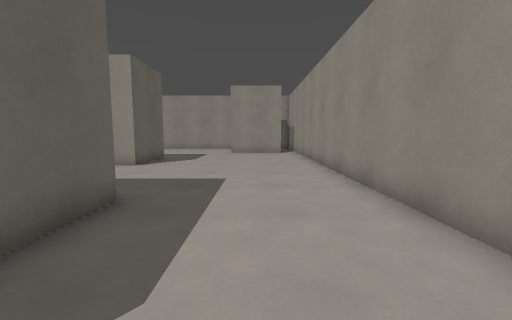
[1] (above)

18 first-person views from a walk through a 3-D level made in the Godot game engine. The camera is 1.2 m above the floor, tilts 6° down and sees 90° across. The floor is counted in squares, 1 m on a side. Each view is taken from the middle of a square. On the plan, view 1 faces up. The plan holds only what a view shows up to about 12 squares ahead; the rest is blank. Surface patterns are stand-ins for the level's own textures.

[2]
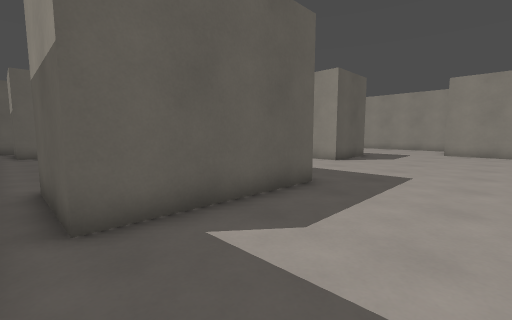

[3]
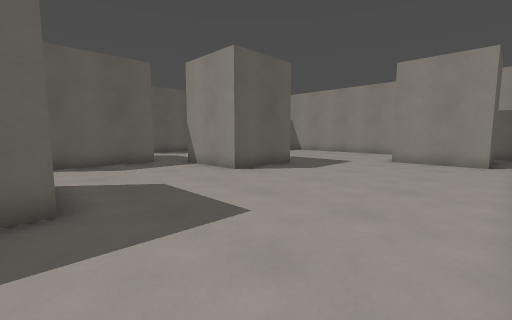

[4]
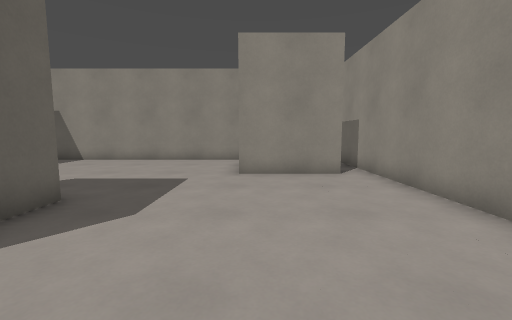

[5]
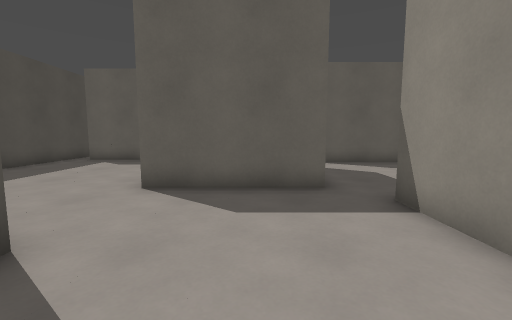

[6]
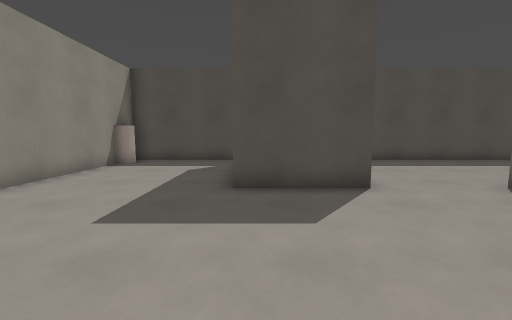

[7]
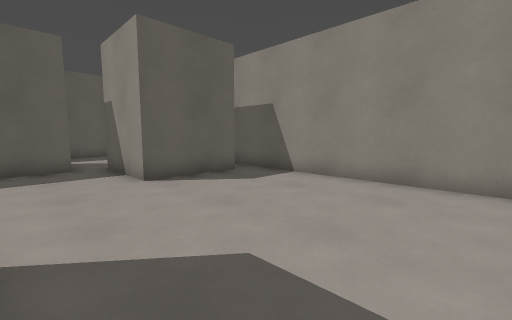

[8]
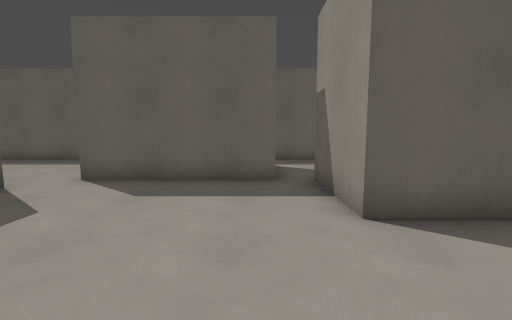

[9]
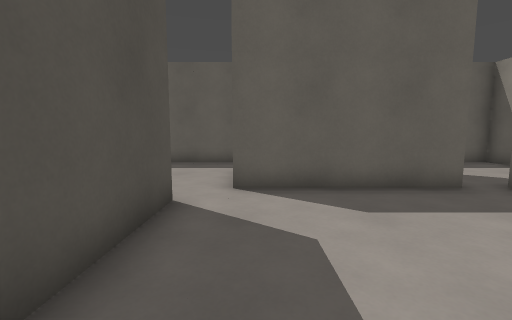

[10]
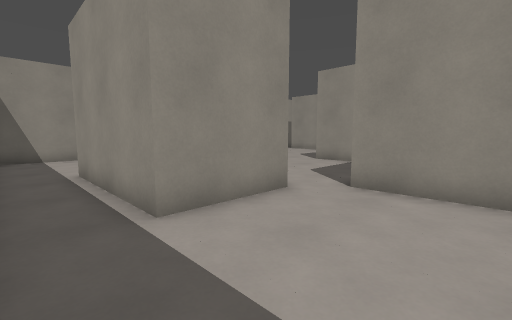

[11]
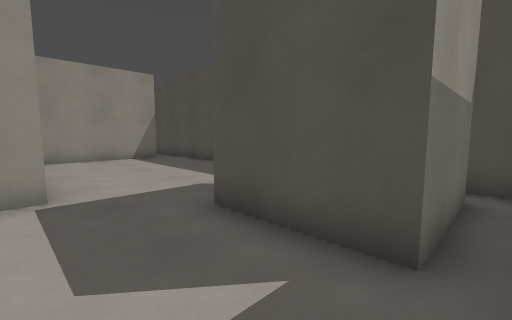

[12]
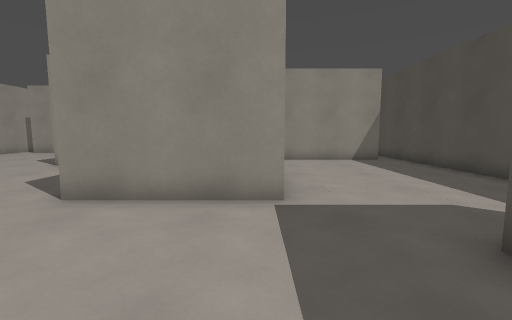

[13]
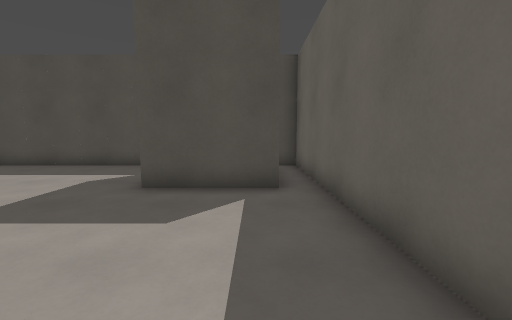

[14]
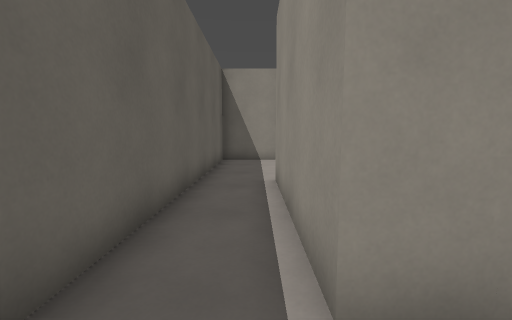

[15]
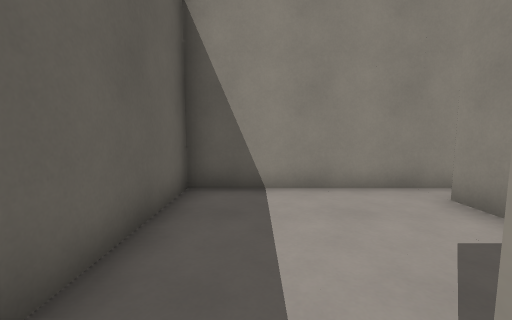

[16]
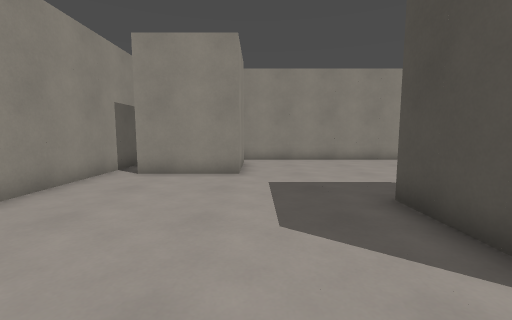

[17]
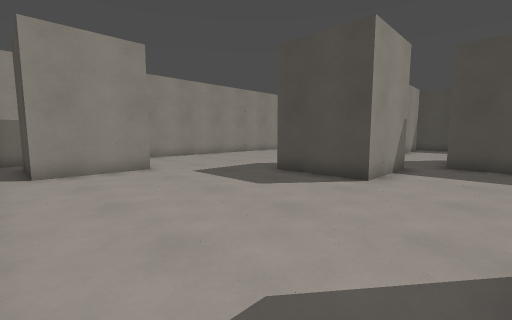

[18]
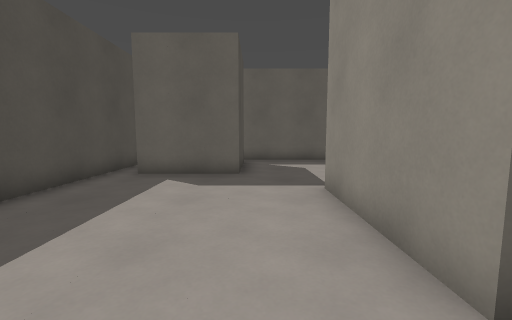

### Floor plan
Points are (right, up) in squares from view 1. A wall is a line through its corners. A room is listed if a view was taken in it or the views show most of it. See-through windows are left out.
Room 1 (views 1, 2, 3, 4, 5, 6, 7, 8, 9, 10, 11, 12, 13, 14, 16, 17, 18)
walls: (-8.5, 8.5) (-8.5, 4.5) (-12.5, 4.5) (-12.5, 8.5) (-8.5, 8.5); (-7.5, 9.5) (-7.5, 12.5) (-4.5, 12.5) (-4.5, 9.5) (-7.5, 9.5); (-5.6, 4.5) (-2.5, 4.5) (-2.5, -0.5) (-5.5, -0.5) (-5.5, 3.9); (-13.5, 14.6) (-13.5, 9.5) (-16.5, 9.5); (-2, -1.5) (2.5, -1.5); (-10.5, 18.5) (-10.5, 15.5) (-13.5, 15.5); (1.5, 15.5) (-1.5, 15.5) (-1.5, 18.5); (-18.5, 9.5) (-18.5, -1.5) (-4.9, -1.5); (-1.6, 19.5) (-13.5, 19.5); (2.5, -0.5) (2.5, 15.5); (-17.5, -0.6) (-17.5, 2.5) (-14.5, 2.5) (-14.5, -0.5)
ways out: opening at (-17.5, 9) to room 2; opening at (-13, 15) to room 2; opening at (-13, 19) to room 2; opening at (-1, 19) to room 3; opening at (2, 16) to room 3
objects: other object (2, -1) to (3, 0)
Room 2 (view 15)
walls: (-13.5, 17.5) (-13.5, 18.5); (-13.5, 19.5) (-18.5, 19.5) (-18.5, 9.5); (-16.5, 9.5) (-16.5, 14.5)
ways out: opening at (-17.5, 9) to room 1; opening at (-13, 15) to room 1; opening at (-13, 19) to room 1
Room 3 (no view inside)
walls: (2.1, 19.5) (-1.6, 19.5); (-1.5, 18.5) (1.5, 18.5) (1.5, 15.5); (2.5, 15.5) (2.5, 19)
ways out: opening at (-1, 19) to room 1; opening at (2, 16) to room 1

Positions as (right, up) in squares from view 1, and headings:
1: (0, 0), facing up
2: (1, -1), facing up-left
3: (2, 4), facing up-left
4: (-1, 8), facing up
5: (-3, 7), facing left
6: (-3, 10), facing down
7: (-4, 13), facing up-left
8: (-7, 14), facing left
9: (-8, 10), facing left
10: (-18, 6), facing up-right
11: (-18, 5), facing down-right
12: (-17, 5), facing right
13: (-17, 8), facing down
14: (-17, 8), facing up
15: (-17, 14), facing up
16: (-9, 15), facing right
17: (-10, 19), facing down-right
18: (-7, 3), facing left
